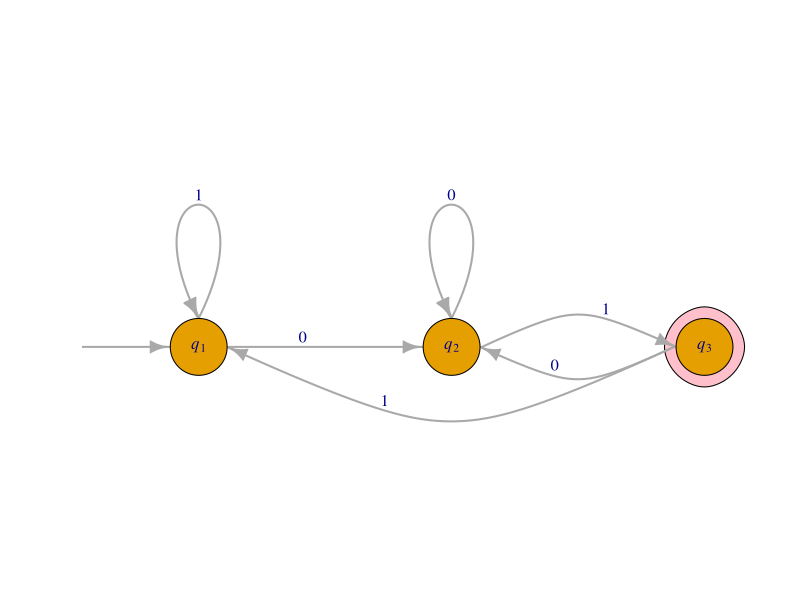

Recreate this plot in R.
## ---- chunk 1
set.seed(1620)
fnames <- sample(c("Ky", "Curtis", "Micah", "Todd", "Andrew", "Meghan", "Allie", "David", "Connor", "Levi", "Benjamin", "Grace"))
## ---- chunk 2
library(igraph)
a3 <- graph_from_literal(" "-+q1-+q2-+q3-+q2-+q2, q1-+q1, q3-+q1, simplify=FALSE)
coords <- layout_on_grid(a3, width = 4)
plot(a3, 
     edge.curved = c(0, 0, 0.5, 0.5, 0.5, 0.5, 0.5), 
     layout=coords,
     vertex.size = 15,
     vertex.shape = c("none", "circle", "circle", "circle"),
     vertex.label = c(" ", expression(italic(q)[1]), expression(italic(q)[2]), expression(italic(q)[3])),
     edge.loop.angle=3.14*1.5,
     mark.groups = list(4), mark.shape = 0.75, mark.col = "pink", mark.border = "black",
     vertex.label.cex = 1,
     edge.label = c("","     0\n","1\n","  0\n","0\n","1\n","1\n"), 
     edge.label.cex = 1,
     edge.width = 2,
     ylim = c(-1.1,-0.6), xlim=c(-0.5,1))
